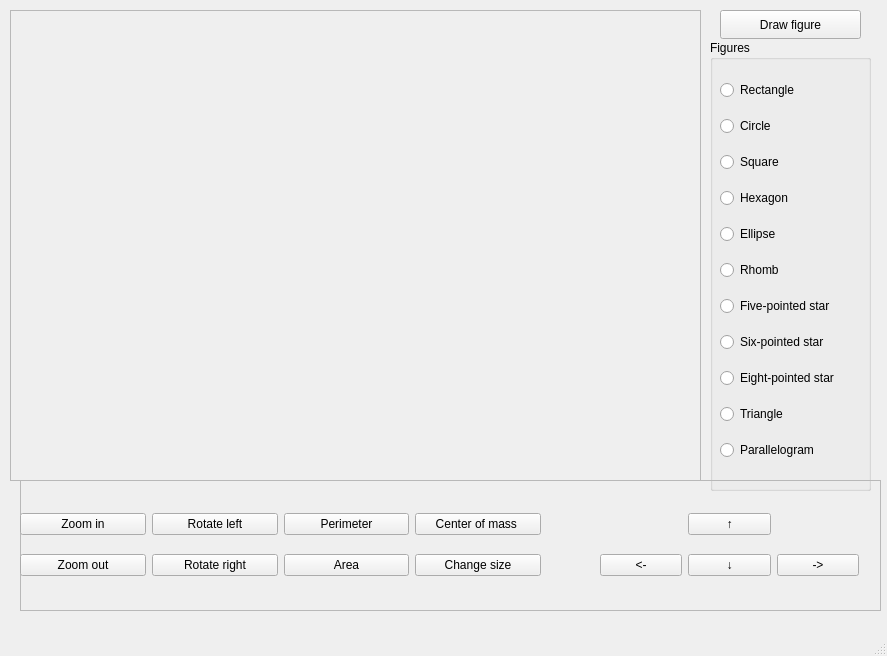
<?xml version="1.0" encoding="UTF-8"?>
<ui version="4.0">
 <class>MainWindow</class>
 <widget class="QMainWindow" name="MainWindow">
  <property name="geometry">
   <rect>
    <x>0</x>
    <y>0</y>
    <width>887</width>
    <height>656</height>
   </rect>
  </property>
  <property name="windowTitle">
   <string>MainWindow</string>
  </property>
  <property name="styleSheet">
   <string notr="true"/>
  </property>
  <widget class="QWidget" name="centralwidget">
   <widget class="QGroupBox" name="groupBox">
    <property name="enabled">
     <bool>true</bool>
    </property>
    <property name="geometry">
     <rect>
      <x>710</x>
      <y>40</y>
      <width>161</width>
      <height>451</height>
     </rect>
    </property>
    <property name="title">
     <string>Figures</string>
    </property>
    <widget class="QWidget" name="verticalLayoutWidget">
     <property name="geometry">
      <rect>
       <x>10</x>
       <y>30</y>
       <width>151</width>
       <height>411</height>
      </rect>
     </property>
     <layout class="QVBoxLayout" name="verticalLayout">
      <item>
       <widget class="QRadioButton" name="rectangleButton">
        <property name="text">
         <string>Rectangle</string>
        </property>
       </widget>
      </item>
      <item>
       <widget class="QRadioButton" name="circleButton">
        <property name="text">
         <string>Circle</string>
        </property>
       </widget>
      </item>
      <item>
       <widget class="QRadioButton" name="squareButton">
        <property name="text">
         <string>Square</string>
        </property>
       </widget>
      </item>
      <item>
       <widget class="QRadioButton" name="hexagonButton">
        <property name="text">
         <string>Hexagon</string>
        </property>
       </widget>
      </item>
      <item>
       <widget class="QRadioButton" name="ellipseButton">
        <property name="text">
         <string>Ellipse</string>
        </property>
       </widget>
      </item>
      <item>
       <widget class="QRadioButton" name="rhombButton">
        <property name="text">
         <string>Rhomb</string>
        </property>
       </widget>
      </item>
      <item>
       <widget class="QRadioButton" name="fivePButton">
        <property name="text">
         <string>Five-pointed star</string>
        </property>
       </widget>
      </item>
      <item>
       <widget class="QRadioButton" name="sixPButton">
        <property name="text">
         <string>Six-pointed star</string>
        </property>
       </widget>
      </item>
      <item>
       <widget class="QRadioButton" name="eightPButton">
        <property name="text">
         <string>Eight-pointed star</string>
        </property>
       </widget>
      </item>
      <item>
       <widget class="QRadioButton" name="triangleButton">
        <property name="text">
         <string>Triangle</string>
        </property>
       </widget>
      </item>
      <item>
       <widget class="QRadioButton" name="parallButton">
        <property name="text">
         <string>Parallelogram</string>
        </property>
       </widget>
      </item>
     </layout>
    </widget>
   </widget>
   <widget class="QFrame" name="frame">
    <property name="geometry">
     <rect>
      <x>20</x>
      <y>480</y>
      <width>861</width>
      <height>131</height>
     </rect>
    </property>
    <property name="styleSheet">
     <string notr="true"/>
    </property>
    <property name="frameShape">
     <enum>QFrame::StyledPanel</enum>
    </property>
    <property name="frameShadow">
     <enum>QFrame::Raised</enum>
    </property>
    <widget class="QWidget" name="gridLayoutWidget">
     <property name="geometry">
      <rect>
       <x>0</x>
       <y>20</y>
       <width>521</width>
       <height>91</height>
      </rect>
     </property>
     <layout class="QGridLayout" name="gridLayout">
      <item row="0" column="1">
       <widget class="QPushButton" name="rotateLeftButton">
        <property name="text">
         <string>Rotate left</string>
        </property>
       </widget>
      </item>
      <item row="1" column="1">
       <widget class="QPushButton" name="rotateRightButton">
        <property name="text">
         <string>Rotate right</string>
        </property>
       </widget>
      </item>
      <item row="0" column="2">
       <widget class="QPushButton" name="perimeterButton">
        <property name="text">
         <string>Perimeter</string>
        </property>
       </widget>
      </item>
      <item row="1" column="0">
       <widget class="QPushButton" name="zoomOutButton">
        <property name="text">
         <string>Zoom out</string>
        </property>
       </widget>
      </item>
      <item row="1" column="2">
       <widget class="QPushButton" name="areaButton">
        <property name="text">
         <string>Area</string>
        </property>
       </widget>
      </item>
      <item row="0" column="0">
       <widget class="QPushButton" name="zoomInButton">
        <property name="text">
         <string>Zoom in</string>
        </property>
       </widget>
      </item>
      <item row="0" column="3">
       <widget class="QPushButton" name="centerMassButton">
        <property name="text">
         <string>Center of mass </string>
        </property>
       </widget>
      </item>
      <item row="1" column="3">
       <widget class="QPushButton" name="changeSizeButton">
        <property name="text">
         <string>Change size</string>
        </property>
       </widget>
      </item>
     </layout>
    </widget>
    <widget class="QWidget" name="gridLayoutWidget_2">
     <property name="geometry">
      <rect>
       <x>580</x>
       <y>20</y>
       <width>259</width>
       <height>91</height>
      </rect>
     </property>
     <layout class="QGridLayout" name="gridLayout_3">
      <item row="1" column="2">
       <widget class="QPushButton" name="moveRightButton">
        <property name="text">
         <string>-&gt;</string>
        </property>
       </widget>
      </item>
      <item row="1" column="0">
       <widget class="QPushButton" name="moveLeftButton">
        <property name="text">
         <string>&lt;-</string>
        </property>
       </widget>
      </item>
      <item row="1" column="1">
       <widget class="QPushButton" name="moveDownButton">
        <property name="text">
         <string>↓</string>
        </property>
       </widget>
      </item>
      <item row="0" column="1">
       <widget class="QPushButton" name="moveUpButton">
        <property name="text">
         <string>↑</string>
        </property>
       </widget>
      </item>
     </layout>
    </widget>
   </widget>
   <widget class="QFrame" name="frame_2">
    <property name="geometry">
     <rect>
      <x>10</x>
      <y>10</y>
      <width>691</width>
      <height>471</height>
     </rect>
    </property>
    <property name="frameShape">
     <enum>QFrame::StyledPanel</enum>
    </property>
    <property name="frameShadow">
     <enum>QFrame::Raised</enum>
    </property>
   </widget>
   <widget class="QPushButton" name="drawFigureButton">
    <property name="geometry">
     <rect>
      <x>720</x>
      <y>10</y>
      <width>141</width>
      <height>29</height>
     </rect>
    </property>
    <property name="text">
     <string>Draw figure</string>
    </property>
   </widget>
  </widget>
  <widget class="QMenuBar" name="menubar">
   <property name="geometry">
    <rect>
     <x>0</x>
     <y>0</y>
     <width>887</width>
     <height>25</height>
    </rect>
   </property>
  </widget>
  <widget class="QStatusBar" name="statusbar"/>
 </widget>
 <resources/>
 <connections/>
</ui>
